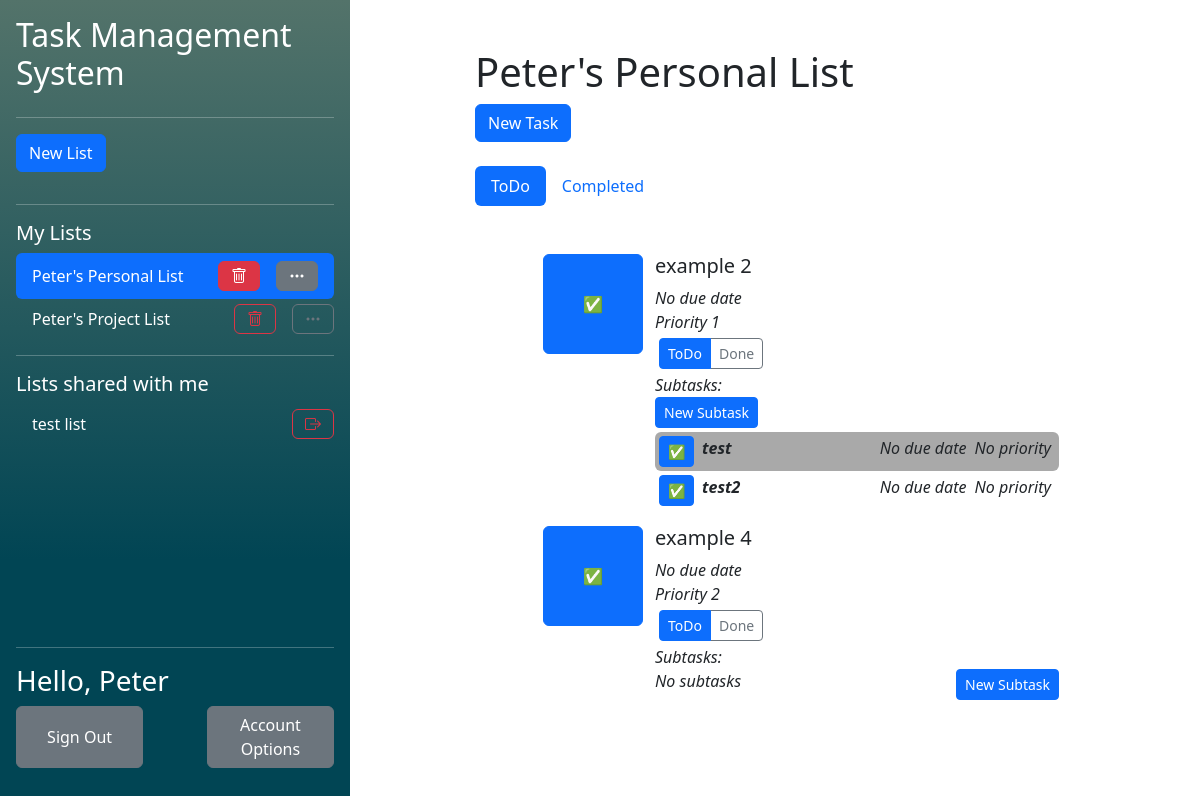
The page /php/index.php?listid=1 (signed in) on the database its author committed.
### tables this page shows
CREATE TABLE "UserLists" (
	"user_id"	TEXT,
	"list_id"	TEXT,
	"collaborator"	INTEGER,
	"observer"	INTEGER,
	PRIMARY KEY("user_id","list_id"),
	FOREIGN KEY("user_id") REFERENCES "Users"("user_id") ON DELETE CASCADE ON UPDATE CASCADE,
	FOREIGN KEY("list_id") REFERENCES "Lists"("list_id") ON DELETE CASCADE ON UPDATE CASCADE
);

CREATE TABLE "Lists"
(
    list_id        INTEGER not null
        primary key autoincrement,
    list_name      TEXT    not null,
    list_completed REAL    not null
);

CREATE TABLE "Users" (
	"user_id"	INTEGER NOT NULL,
	"user_name"	TEXT NOT NULL UNIQUE,
	"email"	TEXT NOT NULL,
	"password_hash"	TEXT NOT NULL,
	"first_name"	TEXT NOT NULL,
	"last_name"	TEXT NOT NULL,
	PRIMARY KEY("user_id")
);

CREATE TABLE "Tasks" (
	"task_id"	INTEGER NOT NULL,
	"task_name"	TEXT NOT NULL,
	"task_completed"	INTEGER NOT NULL,
	"list_id"	INTEGER NOT NULL,
	"order_in_list"	INTEGER NOT NULL,
	"assigned_collaborator_id"	INTEGER,
	"task_due_date"	INTEGER,
	"task_priority"	INTEGER,
	FOREIGN KEY("assigned_collaborator_id") REFERENCES "Users"("user_id"),
	FOREIGN KEY("list_id") REFERENCES "Lists"("list_id") ON DELETE CASCADE,
	PRIMARY KEY("task_id" AUTOINCREMENT)
);

CREATE TABLE "SubTasks" (
	"sub_task_id"	INTEGER NOT NULL,
	"sub_task_name"	TEXT NOT NULL,
	"sub_task_completed"	INTEGER NOT NULL,
	"task_id"	INTEGER NOT NULL,
	"order_in_task"	INTEGER NOT NULL,
	"sub_task_due_date"	INTEGER,
	"sub_task_priority"	INTEGER,
	FOREIGN KEY("task_id") REFERENCES "Tasks"("task_id"),
	PRIMARY KEY("sub_task_id")
);

### php/components/TaskList.php (the view, shortened to what the rows shown need)
<?php require 'components/NewTaskPopup.php';
$listid = isset($_GET['listid']) ? $_GET['listid'] : false;
?>
<h1>
    <?php if (getListNameFromID($listid) != false) echo getListNameFromID($listid)[0]['list_name']?>
</h1>
<?php if ($listid != false):?>
<?php if(checkUserListAccess(htmlspecialchars($listid), getUIDFromCreds())): ?>
    <button type="button" class="btn btn-primary" data-bs-toggle="modal" data-bs-target="#NewTaskModal">
        New Task
    </button>
<?php else: ?>
    A list created by <b><?php echo getListOwnerFullName($listid)?></b><br/>
<?php endif;?>
<br/><br/>
<div>
    <ul class="nav nav-pills mb-3" id="pills-tab" role="tablist">
    </ul>
</div>
<div class="tab-content" id="pills-tabContent">
    <div class="tab-pane fade show active" id="pills-todo" role="tabpanel" aria-labelledby="pills-todo-tab" tabindex="0">
        <div class="p-3">
            <ol>
                <?php
                if (getUncompletedTasksFromList($listid) != null):
                foreach (getUncompletedTasksFromList($listid) as $item):?>
                    <ul>
                            <div class="row">
                                <button class='btn btn-primary col' style="flex: none; width: 10%; min-width: 100px; height: 10%; min-height: 100px;" type='submit' name="<?php echo $item['task_id']?>" form="complete<?php echo $item['task_id']?>">✅</button>
                                <div class="col">
                                    <div class="row">
                                        <div class="col">
                                            <h5><?php echo $item['task_name']?></h5>
                                        </div>
                                        <br/>
                                        <i><?php if(isset($item['task_due_date'])){
                                                echo "Due ".$item['task_due_date'];
                                            } else {
                                                echo 'No due date';
                                            }?></i> <br/>
                                        <i><?php if(($item['task_priority']) != 0){
                                                echo 'Priority '.$item['task_priority'];
                                            } else {
                                                echo 'No priority';
                                            }?></i>
                                    </div>
                                    <div class="">
                                        <ul class="btn-group p-1" id="pills-tab-subtask<?php echo $item['task_id']?>" role="tablist">
                                                <button class="btn btn-outline-primary active btn-sm" id="pills-subtask-uncomplete-<?php echo $item['task_id']?>-tab" data-bs-toggle="pill" data-bs-target="#pills-subtask-uncomplete-<?php echo $item['task_id']?>" type="button" roll="tab">ToDo</button>
                                                <button class="btn btn-outline-secondary btn-sm" id="pills-subtask-complete-<?php echo $item['task_id']?>-tab" data-bs-toggle="pill" data-bs-target="#pills-subtask-complete-<?php echo $item['task_id']?>" type="button" roll="tab">Done</button>
                                        </ul>
                                    </div>
                                    <div class="tab-content" id="pills-tabContent-subtask">
                                        <div class="tab-pane fade show active" id="pills-subtask-uncomplete-<?php echo $item['task_id']?>" role="tabpanel" aria-labelledby="pills-subtask-uncomplete-<?php echo $item['task_id']?>-tab" tabindex="0">
                                            <div class="flex-grow-1 align-middle"><i class="align-middle">Subtasks:</i></div>
                                            <?php if(getUncompletedSubtasksFromTask($item['task_id']) != null): ?>
                                            <div class="d-flex flex-row pb-1">
                                                <div>
                                                    <button class="btn btn-primary btn-sm" type="submit" onclick="window.location.href='newSubTask.php?taskid=<?php echo $item['task_id']?>'">New Subtask</button>
                                                </div>
                                            </div>
                                                <?php $bgcolour = true;?>
                                                <?php foreach (getUncompletedSubtasksFromTask($item['task_id']) as $subtask): ?>
                                                    <div class=" d-flex flex-row rounded"  <?php if($bgcolour) {
                                                                                                echo 'style="background-color: darkgrey"';
                                                                                                $bgcolour = false;
                                                                                                } else{
                                                                                                $bgcolour = true;
                                                                                            }?>>
                                                            <div class="p-1">
                                                                <button form="completeSubtask<?php echo $subtask['sub_task_id']?>" class="btn btn-primary btn-sm" type="submit">✅</button>
                                                            </div>
                                                            <div class="p-1 flex-grow-1">
                                                                <i><b><?php echo $subtask["sub_task_name"];?></b></i>
                                                            </div>
                                                            <div class="p-1">
                                                                <i><?php if(isset($subtask['sub_task_due_date'])){
                                                                        echo "Due ".$subtask['sub_task_due_date'];
                                                                    } else {
                                                                        echo 'No due date';
                                                                    }?></i>
                                                            </div>
                                                                <div class="p-1 pe-2">
                                                                    <i><?php if(($subtask['sub_task_priority']) != 0){
                                                                            echo 'Priority '.$item['sub_task_priority'];
                                                                        } else {
                                                                            echo 'No priority';
                                                                        }?></i>
                                                                </div>
                                                    </div>
                                                <?php endforeach;?>
                                            <?php else:?>
                                            <div class="d-flex">
                                                <i class="flex-grow-1 col">No subtasks</i>
                                                <button class="btn btn-primary btn-sm" type="submit" onclick="window.location.href='newSubTask.php?taskid=<?php echo $item['task_id']?>'">New Subtask</button>
                                            </div>
                                            <?php endif;?>
                                        </div>
                                    </div>
                                </div>
                            </div>
                    </ul>
                <?php endforeach;
                else:?>
                <h2>You have no Tasks!</h2>
                Create a task using the new task button, or ask the list administrator.
                <?php endif;?>
            </ol>
        </div>
    </div>
</div>
<?php else: ?>
<h1>No List selected!</h1>
Create or select a list using the sidebar!
<?php endif;?>

### php/index.php (shortened to what the rows shown need)
<?php
    require ('functions/DatabaseFunctions.php');
    require ('functions/TaskFunctions.php');
    $name = getFirstName();
?>
<?php require "../css/css.php"?>
<?php require "components/pagetop.php"?>
<main class="d-flex flex-nowrap h-100">
    <div class="d-flex flex-column flex-shrink-0 p-3 background align-items-stretch h-100" style="width: 350px">
        <h2>Task Management System</h2>
        <?php require 'components/ListList.php'?>
        <div class="mt-auto">
            <hr/>
            <h3>Hello, <?php echo $name?></h3>
            <form class="d-flex flex-row mb-3 justify-content-between" method="post" action="accountOptions.php">
                <button class="btn btn-secondary" style="width: 40%" type="submit" name="signOut" value="signOut">Sign Out</button>
                <button class="btn btn-secondary" style="width: 40%" type="submit">Account Options</button>
            </form>
        </div>
    </div>
    <div class="mx-auto w-50 m-5">
        <?php require 'components/TaskList.php'?>
    </div>
</main>

### php/components/ListList.php (shortened to what the rows shown need)
<?php $ListIDInURL = isset($_GET['listid']) ? $_GET['listid'] : false;?>
<ul class="nav nav-pills flex-column mb-auto overflow-y-auto">
    <?php
        foreach (getOwnedListsForCurrentUser() as $listID):
            if($listID[0] == $ListIDInURL):?>
                <li class="hstack gap-3 nav-link active text-white">
                    <div class="">
                        <?php echo getListNameFromID($listID[0])[0][0]?>
                    </div>
                    <button class="btn btn-danger ms-auto" onclick="location.href='listAction.php?action=delete&listid=<?php echo $ListIDInURL?>'"><i class="bi bi-trash"></i></button>
                    <button class="btn btn-secondary"  onclick="location.href='modifyList.php?listid=<?php echo $ListIDInURL?>'"><i class="bi bi-three-dots"></i></button>
                </li>
            <?php else:?>
                <li class="hstack gap-3">
                    <div class="nav-link text-white">
                        <a class="navbarList" href="<?php echo "index.php?listid=$listID[0]"?>">
                            <?php echo getListNameFromID($listID[0])[0][0]?>
                        </a>
                    </div>
                    <button class="btn btn-outline-danger ms-auto" onclick="location.href='listAction.php?action=delete&listid=<?php echo $ListIDInURL?>'"><i class="bi bi-trash"></i></button>
                    <button class="btn btn-outline-secondary" onclick="location.href='modifyList.php?listid=<?php echo $ListIDInURL?>'"><i class="bi bi-three-dots"></i></button>
                </li>
            <?php endif;?>
    <?php endforeach;?>
    <?php
    foreach (getCollabListsForCurrentUser() as $listID):
        if($listID[0] == $ListIDInURL):?>
            <li class="hstack gap-3 nav-link active text-white">
                <div class="">
                    <?php echo getListNameFromID($listID[0])[0][0]?>
                </div>
                <button class="btn btn-danger ms-auto" onclick="location.href='listAction.php?action=leave&listid=<?php echo $ListIDInURL?>'"><i class="bi bi-box-arrow-right"></i></button>
            </li>
        <?php else:?>
            <li class="hstack gap-3">
                <div class="nav-link text-white">
                    <a class="navbarList" href="<?php echo "index.php?listid=$listID[0]"?>">
                        <?php echo getListNameFromID($listID[0])[0][0]?>
                    </a>
                </div>
                <button class="btn btn-outline-danger ms-auto" onclick="location.href='listAction.php?action=leave&listid=<?php echo $ListIDInURL?>'"><i class="bi bi-box-arrow-right"></i></button>
            </li>
        <?php endif;?>
    <?php endforeach;?>
</ul>

### rows shown on the page
userlists: list.list_name "Peter's Personal List"
userlists: list.list_name "Peter's Project List"
userlists: list.list_name "test list"
users: name "Peter"
lists: list_name "Peter's Personal List"
tasks: task_name "example 2", shows "No due date", task_priority "1"
subtasks: sub_task_name "test", shows "No due date", shows "No priority"
subtasks: sub_task_name "test2", shows "No due date", shows "No priority"
tasks: task_name "example 4", shows "No due date", task_priority "2"
